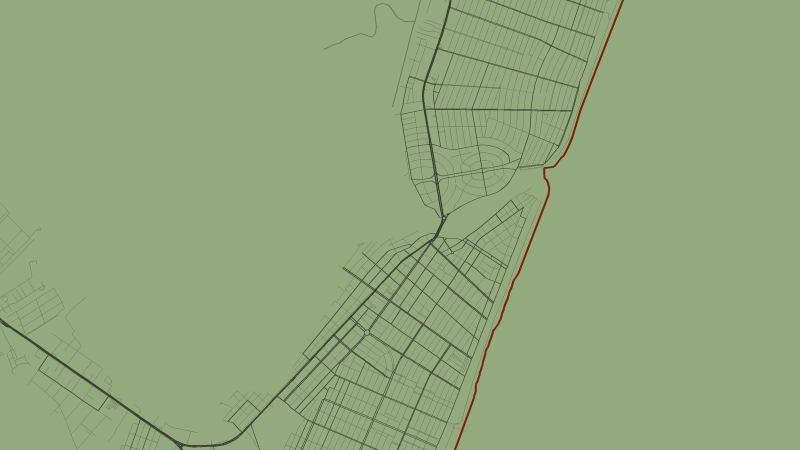
#> input picture content/en/projects/coastal/feature.jpg, 1600 x 900 px (shown at 1/2 size)
$ python -i frame.py   (imports and definitions only)
#> lines starting #> are read from the running program, lines starting #| are printed output that depends on the picture; after the words box and inside, x2 and y2 are one past the last pixel; in counts of white or black regions, pixels touching at a corner belong together
#> further down, picture is the input picture: PIL image 1600x900 RGB; mean R, G, B 144.8, 166.9, 123.9
"""v1 figures: standard frame, content untouched.

Trims the uniform margin around each original figure (figures/v0 in outputs_dir),
then centers it on a white canvas in one of four fixed formats chosen by aspect
ratio: wide 2:1 (2000x1000), landscape 4:3 (2000x1500), portrait 3:4 (1500x2000)
or square (1800x1800),
with the same relative padding. Writes WebP to figures/v1 in outputs_dir and, with
--publish, copies them to static/img/projects/<slug>/<name>.webp.

Usage: python scripts/figures/frame.py [--publish]   (needs Pillow, numpy)
"""
import json
import shutil
import sys
from pathlib import Path

import numpy as np
from PIL import Image

Image.MAX_IMAGE_PIXELS = None
ROOT = Path(__file__).resolve().parents[2]
# [1 line not run here, left out]
CANVAS_BG = (255, 255, 255)  # white: blends with the maps' own background (cream looked boxed on the dark theme)
# Figures now drawn by each project's own repository (github.com/carolinafaccin/<repo>) and
# published with from_repos.py. Keys are the figure folders in outputs_dir (old slugs).
SKIP = {"coastal", "housing-porto-alegre", "floods-in-small-cities", "sociospatial-fragmentation"}
SKIP_FILES = {"small-cities-dynamics/small-cities_01", "small-cities-dynamics/small-cities_02"}
# Projects renamed on the site: figure folder in outputs_dir -> site slug
RENAMED = {"small-cities-dynamics": "mikripoli"}


def skipped(src):
    return src.parent.name in SKIP or f"{src.parent.name}/{src.stem}" in SKIP_FILES


def site_slug(folder):
    return RENAMED.get(folder, folder)
PAD = 0.04                   # padding as a share of the canvas short side
FORMATS = {"wide": (2000, 1000), "landscape": (2000, 1500), "portrait": (1500, 2000), "square": (1800, 1800)}


def trim(im, tol=12):
    """Crop the margin whose color matches the corners (white, grey, etc.)."""
#> called with tol = 12
    a = np.asarray(im.convert("RGB")).astype(int)
    corners = np.array([a[0, 0], a[0, -1], a[-1, 0], a[-1, -1]])
#> corners = [[147, 170, 126], [147, 170, 126], [147, 170, 126], [147, 170, 126]]
    bg = np.median(corners, axis=0)
#> bg = [147, 170, 126]
    diff = np.abs(a - bg).max(axis=2) > tol
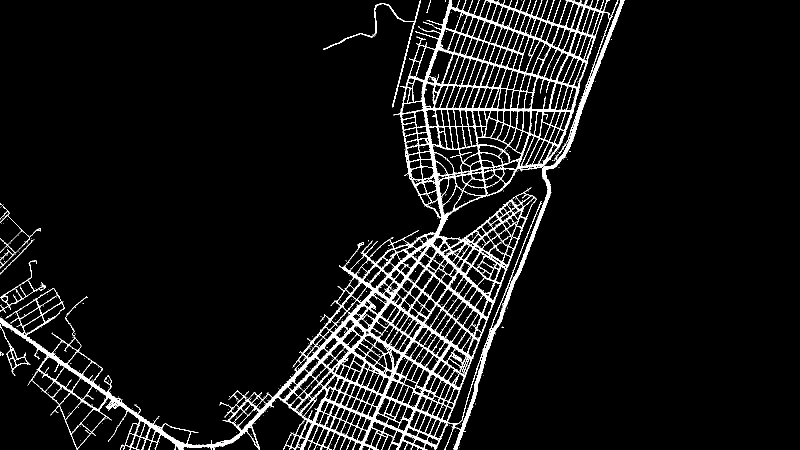
#> diff: shape (900, 1600) bool (shown at 1/2 size); 6.3% white; 709 white regions (702 under 20 px), largest, box (x1, y1, x2, y2) and area: (0, 0, 1249, 900) 87682, (647, 0, 842, 215) 1181, (0, 521, 91, 626) 611
    rows, cols = np.where(diff.any(axis=1))[0], np.where(diff.any(axis=0))[0]
#> rows = 900 values from 0 to 899; cols = 1249 values from 0 to 1248
    if len(rows) == 0:
        return im
    m = 6  # keep a hairline of the original margin
    return im.crop((max(cols[0] - m, 0), max(rows[0] - m, 0),
                    min(cols[-1] + m + 1, im.width), min(rows[-1] + m + 1, im.height)))
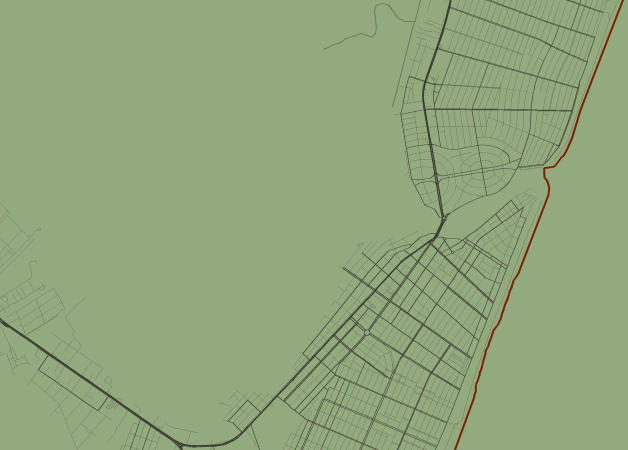
#> returned value: PIL image 1255x900 RGB (shown at 1/2 size); mean R, G, B 144.2, 166.1, 123.3


def flatten(im):
    """Composite transparency onto white so transparent margins can be trimmed."""
    if im.mode in ("RGBA", "LA", "P"):
        im = im.convert("RGBA")
        bg = Image.new("RGBA", im.size, (255, 255, 255, 255))
        return Image.alpha_composite(bg, im).convert("RGB")
    return im.convert("RGB")


def frame(im):
    im = trim(flatten(im))
    r = im.width / im.height
#> r = 1.39
    fmt = ("wide" if r >= 1.7 else "landscape" if r >= 1.15
           else "portrait" if r <= 0.87 else "square")
#> fmt = 'landscape'
    W, H = FORMATS[fmt]
#> W = 2000; H = 1500
    pad = int(min(W, H) * PAD)
#> pad = 60
    scale = min((W - 2 * pad) / im.width, (H - 2 * pad) / im.height)
#> scale = 1.5
    im = im.resize((round(im.width * scale), round(im.height * scale)), Image.LANCZOS)
    canvas = Image.new("RGB", (W, H), CANVAS_BG)
#> canvas: PIL image 2000x1500 RGB; every value is 255
    canvas.paste(im, ((W - im.width) // 2, (H - im.height) // 2))
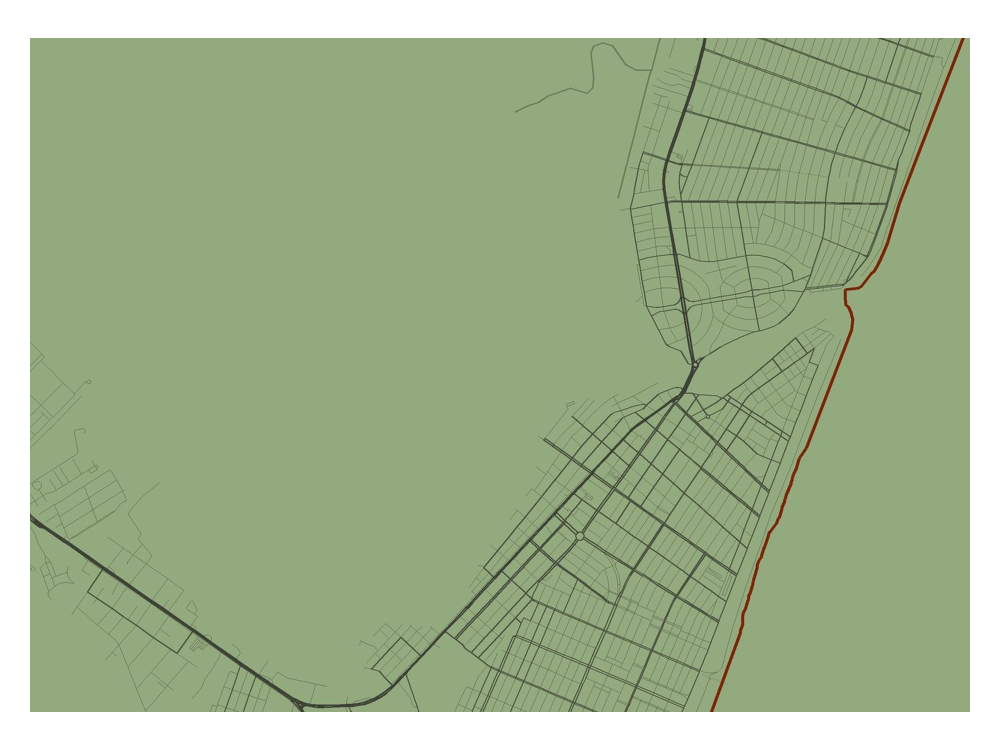
#> canvas: PIL image 2000x1500 RGB (shown at 1/2 size); mean R, G, B 161.4, 179.9, 143.8
    return canvas, fmt


def main(publish=False):
    for src in sorted((DATA / "v0").glob("*/*")):
        if skipped(src):
            continue
        slug, name = src.parent.name, src.stem
        out = DATA / "v1" / slug / f"{name}.webp"
        out.parent.mkdir(parents=True, exist_ok=True)
        img, fmt = frame(Image.open(src))
        img.save(out, "WEBP", quality=84, method=6)
        print(f"{slug}/{name}: {fmt}")
        if publish:
            shutil.copy(out, ROOT / "static/img/projects" / site_slug(slug) / f"{name}.webp")


# [2 lines not run here, left out]

>>> from PIL import Image
>>> picture = Image.open('../../content/en/projects/coastal/feature.jpg')
>>> result = frame(picture)
